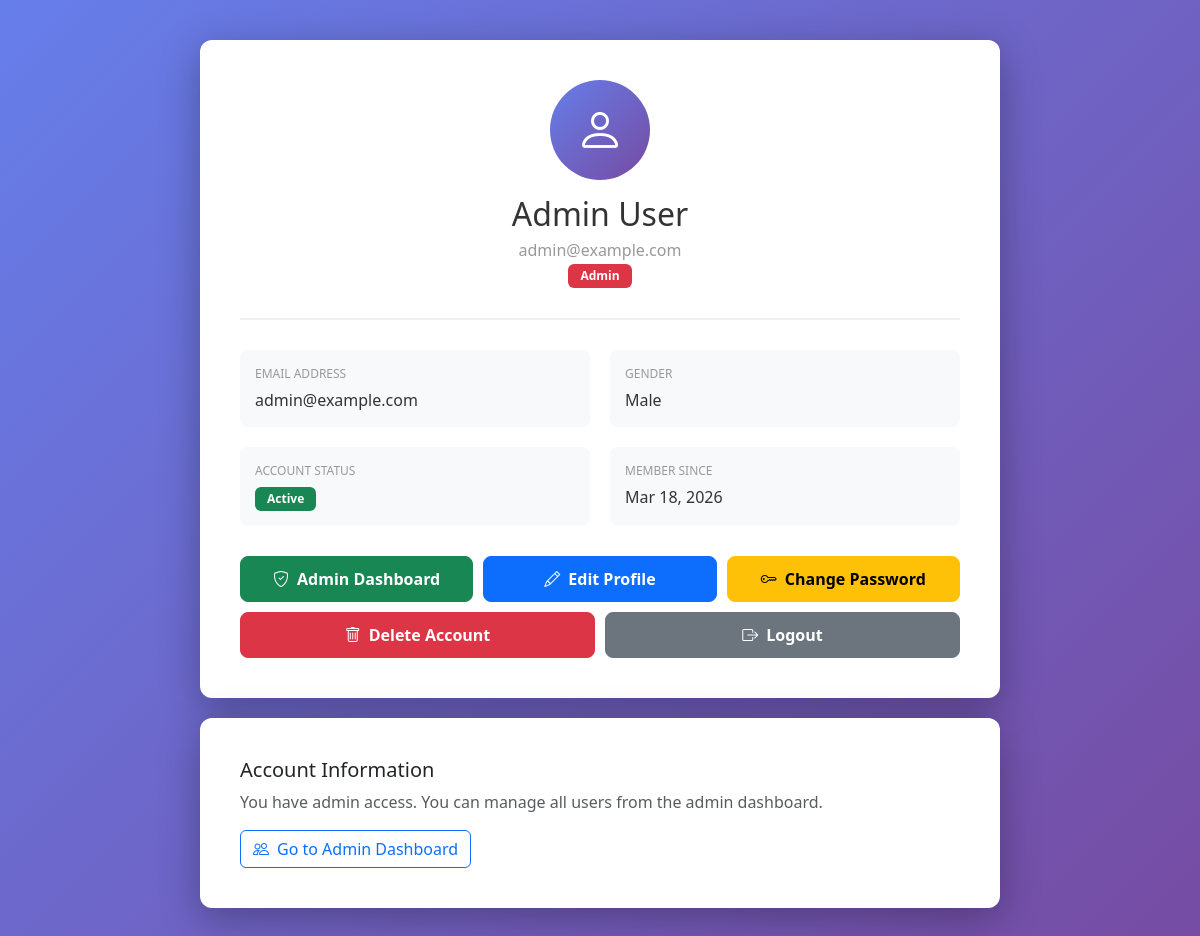
Screenshot of /pages/user/user_dashboard.php (signed in) with the database file from the repository.
### tables this page shows
CREATE TABLE users (
    id INT PRIMARY KEY AUTO_INCREMENT,
    first_name VARCHAR(100) NOT NULL,
    last_name VARCHAR(100) NOT NULL,
    email VARCHAR(100) UNIQUE NOT NULL,
    password VARCHAR(255) NOT NULL,
    gender ENUM('Male', 'Female', 'Other') NOT NULL,
    role ENUM('admin', 'user') NOT NULL DEFAULT 'user',
    status ENUM('active', 'inactive') NOT NULL DEFAULT 'active',
    login_attempts INT DEFAULT 0,
    created_at TIMESTAMP DEFAULT CURRENT_TIMESTAMP,
    updated_at TIMESTAMP DEFAULT CURRENT_TIMESTAMP ON UPDATE CURRENT_TIMESTAMP,
    
     
    INDEX idx_email (email),
    INDEX idx_status (status),
    INDEX idx_role (role),
    INDEX idx_created_at (created_at)
);

### includes/functions.php (called while the page is built, shortened)
<?php
function safeOutput($data) {
    return htmlspecialchars($data, ENT_QUOTES, 'UTF-8');
}
function getUserById($conn, $id) {
    $stmt = $conn->prepare("SELECT * FROM users WHERE id = ?");
    $stmt->bind_param("i", $id);
    $stmt->execute();
    $result = $stmt->get_result()->fetch_assoc();
    return $result;
}
?>

### pages/user/user_dashboard.php (the view, shortened to what this page needs)
<?php
include "../../includes/db.php";
include "../../includes/functions.php";
$user = getUserById($conn, $_SESSION["user_id"]);
?>
<!DOCTYPE html>
<html lang="en">
<head>
    <link href="https://cdn.jsdelivr.net/npm/bootstrap@5.3.3/dist/css/bootstrap.min.css" rel="stylesheet">
    <link href="https://cdn.jsdelivr.net/npm/bootstrap-icons@1.11.3/font/bootstrap-icons.css" rel="stylesheet">
    <link rel="stylesheet" href="../../assets/css/style.css">
</head>
<body>
<div class="profile-container">
    <div class="profile-card">
        <div class="profile-header">
            <div class="profile-avatar">
                <i class="bi bi-person"></i>
            </div>
            <h2><?= safeOutput($user['first_name'] . ' ' . $user['last_name']) ?></h2>
            <p><?= safeOutput($user['email']) ?></p>
            <span class="badge bg-<?= $user['role'] === 'admin' ? 'danger' : 'primary' ?>">
                    <?= safeOutput(ucfirst($user['role'])) ?>
                </span>
        </div>
        <div class="profile-info">
            <div class="info-item">
                <div class="info-label">Email Address</div>
                <div class="info-value"><?= safeOutput($user['email']) ?></div>
            </div>
            <div class="info-item">
                <div class="info-label">Gender</div>
                <div class="info-value"><?= safeOutput($user['gender']) ?></div>
            </div>
            <div class="info-item">
                <div class="info-label">Account Status</div>
                <div class="info-value">
                        <span class="badge bg-<?= $user['status'] === 'active' ? 'success' : 'secondary' ?>">
                            <?= safeOutput(ucfirst($user['status'])) ?>
                        </span>
                </div>
            </div>
            <div class="info-item">
                <div class="info-label">Member Since</div>
                <div class="info-value"><?= safeOutput(date('M d, Y', strtotime($user['created_at']))) ?></div>
            </div>
        </div>
        <div class="action-buttons">
            <?php if ($user['role'] === 'admin'): ?>
                <a href="../admin/admin_dashboard.php" class="btn btn-custom btn-success">
                    <i class="bi bi-shield-check me-2"></i>Admin Dashboard
                </a>
            <?php endif; ?>
            <a href="user_edit.php" class="btn btn-custom btn-primary">
                <i class="bi bi-pencil me-2"></i>Edit Profile
            </a>
            <a href="user_change_password.php" class="btn btn-custom btn-warning">
                <i class="bi bi-key me-2"></i>Change Password
            </a>
            <a href="user_delete_account.php" class="btn btn-custom btn-danger">
                <i class="bi bi-trash me-2"></i>Delete Account
            </a>
            <a href="../../logout.php" class="btn btn-custom btn-secondary">
                <i class="bi bi-box-arrow-right me-2"></i>Logout
            </a>
        </div>
    </div>
    <div class="profile-card">
        <h5>Account Information</h5>
        <p class="text-muted">
            <?php
            if ($user['role'] === 'admin') {
                echo "You have admin access. You can manage all users from the admin dashboard.";
            } else {
                echo "You have regular user access. You can only modify your own account information.";
            }
            ?>
        </p>
        <?php if ($user['role'] === 'admin'): ?>
            <div class="mt-3">
                <a href="../admin/admin_dashboard.php" class="btn btn-outline-primary">
                    <i class="bi bi-people me-2"></i>Go to Admin Dashboard
                </a>
            </div>
        <?php endif; ?>
    </div>
</div>
</body>
</html>

### assets/css/style.css (style rules this page uses)
:root { --primary-color: #667eea; --secondary-color: #764ba2; }
* { margin: 0; padding: 0; box-sizing: border-box; }
body { font-family: 'Segoe UI', Tahoma, Geneva, Verdana, sans-serif; background: linear-gradient(135deg, var(--primary-color) 0%, var(--secondary-color) 100%); min-height: 100vh; }
body { background: linear-gradient(135deg, #667eea 0%, #764ba2 100%); min-height: 100vh; display: flex; align-items: center; justify-content: center; font-family: 'Segoe UI', Tahoma, Geneva, Verdana, sans-serif; }
body { background: linear-gradient(135deg, #667eea 0%, #764ba2 100%); min-height: 100vh; display: flex; align-items: center; justify-content: center; font-family: 'Segoe UI', Tahoma, Geneva, Verdana, sans-serif; padding: 20px; }
body { background: #f8f9fa; padding: 20px 0; }
.badge { padding: 6px 12px; }
body { background: linear-gradient(135deg, #667eea 0%, #764ba2 100%); min-height: 100vh; padding: 40px 20px; }
.profile-container { max-width: 800px; margin: 0 auto; }
.profile-card { background: white; border-radius: 12px; box-shadow: 0 10px 40px rgba(0, 0, 0, 0.3); padding: 40px; margin-bottom: 20px; }
.profile-header { text-align: center; padding-bottom: 30px; border-bottom: 2px solid #f0f0f0; margin-bottom: 30px; }
.profile-avatar { width: 100px; height: 100px; border-radius: 50%; background: linear-gradient(135deg, #667eea 0%, #764ba2 100%); display: flex; align-items: center; justify-content: center; margin: 0 auto 15px; color: white; font-size: 48px; }
.profile-header h2 { color: #333; margin-bottom: 5px; }
.profile-header p { color: #999; margin: 0; }
.profile-info { display: grid; grid-template-columns: 1fr 1fr; gap: 20px; margin-bottom: 30px; }
.info-item { padding: 15px; background: #f8f9fa; border-radius: 8px; }
.info-label { color: #999; font-size: 12px; text-transform: uppercase; margin-bottom: 5px; }
.info-value { color: #333; font-size: 16px; font-weight: 500; }
.action-buttons { display: flex; gap: 10px; flex-wrap: wrap; }
.btn-custom { flex: 1; min-width: 200px; padding: 12px; font-weight: 600; border-radius: 8px; transition: all 0.3s ease; }
.action-buttons { display: flex; gap: 10px; justify-content: center; flex-wrap: wrap; }
.btn-custom { padding: 10px 20px; border-radius: 8px; font-weight: 600; transition: all 0.3s ease; }

### rows the page displays
users: first_name+last_name "Admin User", email "admin@example.com", role "Admin", gender "Male", status "Active", created_at "Mar 18, 2026"
